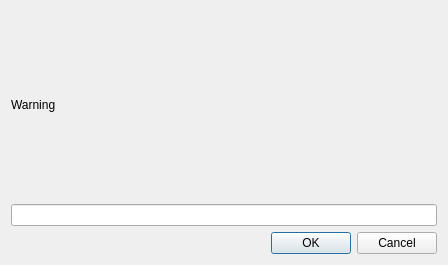
<?xml version="1.0" encoding="UTF-8"?>
<ui version="4.0">
 <class>DiscoveryConfirmationDlg</class>
 <widget class="QDialog" name="DiscoveryConfirmationDlg">
  <property name="geometry">
   <rect>
    <x>0</x>
    <y>0</y>
    <width>448</width>
    <height>265</height>
   </rect>
  </property>
  <property name="windowTitle">
   <string>Discovery Configuration</string>
  </property>
  <layout class="QGridLayout" name="gridLayout">
   <item row="2" column="0">
    <layout class="QHBoxLayout" name="horizontalLayout">
     <property name="leftMargin">
      <number>0</number>
     </property>
     <property name="topMargin">
      <number>0</number>
     </property>
     <property name="rightMargin">
      <number>0</number>
     </property>
     <property name="bottomMargin">
      <number>0</number>
     </property>
     <item>
      <spacer name="horizontalSpacer">
       <property name="orientation">
        <enum>Qt::Horizontal</enum>
       </property>
       <property name="sizeHint" stdset="0">
        <size>
         <width>40</width>
         <height>20</height>
        </size>
       </property>
      </spacer>
     </item>
     <item>
      <widget class="QDialogButtonBox" name="buttonBox">
       <property name="standardButtons">
        <set>QDialogButtonBox::Cancel|QDialogButtonBox::Ok</set>
       </property>
       <property name="centerButtons">
        <bool>false</bool>
       </property>
      </widget>
     </item>
    </layout>
   </item>
   <item row="1" column="0">
    <layout class="QVBoxLayout" name="verticalLayout">
     <property name="leftMargin">
      <number>0</number>
     </property>
     <property name="topMargin">
      <number>0</number>
     </property>
     <property name="rightMargin">
      <number>0</number>
     </property>
     <property name="bottomMargin">
      <number>0</number>
     </property>
     <item>
      <widget class="QLabel" name="labelWarning">
       <property name="sizePolicy">
        <sizepolicy hsizetype="Minimum" vsizetype="Minimum">
         <horstretch>0</horstretch>
         <verstretch>0</verstretch>
        </sizepolicy>
       </property>
       <property name="text">
        <string>Warning</string>
       </property>
       <property name="wordWrap">
        <bool>true</bool>
       </property>
      </widget>
     </item>
     <item>
      <widget class="QLineEdit" name="lineEditConfirmation"/>
     </item>
    </layout>
   </item>
  </layout>
 </widget>
 <resources/>
 <connections/>
</ui>
